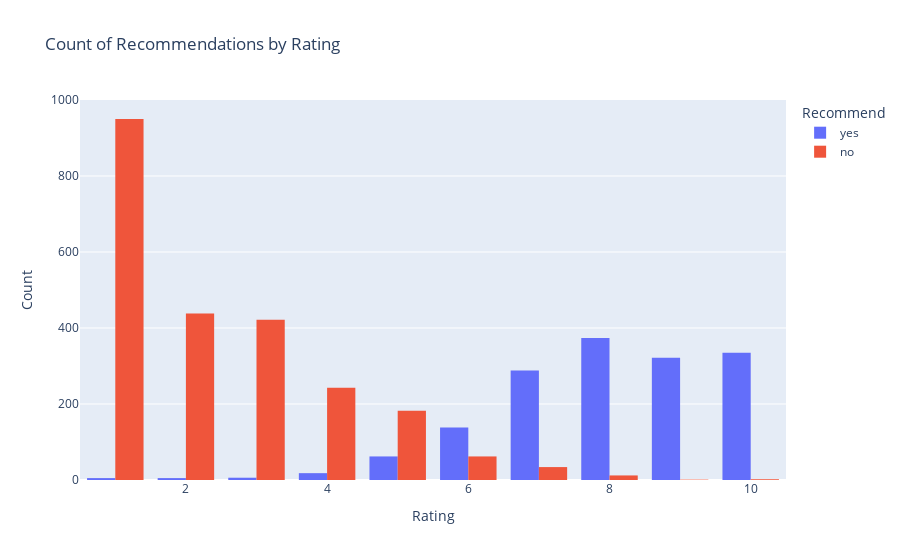

Notebook code for this chart:
### Code cell
# Create a count plot using Plotly
fig = px.histogram(
    reviews_df, 
    x='rating', 
    color='recommended', 
    barmode='group',
    histfunc='count',
    title='Count of Recommendations by Rating'
)

# Customize the layout
fig.update_layout(
    xaxis_title='Rating',
    yaxis_title='Count',
    legend_title='Recommend'
)

# Show the figure
fig.show()

### Figure 1 — Plotly figure (JSON) as saved in the notebook; plotly's stock layout.template omitted (floating-point values rounded to 4 significant figures; data arrays with more than 128 entries replaced by an {"elided": "..."} marker saying what was removed)
{"data": [{"alignmentgroup": "True", "bingroup": "x", "histfunc": "count", "hovertemplate": "recommended=yes<br>rating=%{x}<br>count=%{y}<extra></extra>", "legendgroup": "yes", "marker": {"color": "#636efa", "pattern": {"shape": ""}}, "name": "yes", "offsetgroup": "yes", "orientation": "v", "showlegend": true, "type": "histogram", "x": {"elided": "1553 int values"}, "xaxis": "x", "yaxis": "y"}, {"alignmentgroup": "True", "bingroup": "x", "histfunc": "count", "hovertemplate": "recommended=no<br>rating=%{x}<br>count=%{y}<extra></extra>", "legendgroup": "no", "marker": {"color": "#EF553B", "pattern": {"shape": ""}}, "name": "no", "offsetgroup": "no", "orientation": "v", "showlegend": true, "type": "histogram", "x": {"elided": "2346 int values"}, "xaxis": "x", "yaxis": "y"}], "layout": {"barmode": "group", "legend": {"title": {"text": "Recommend"}, "tracegroupgap": 0}, "title": {"text": "Count of Recommendations by Rating"}, "xaxis": {"anchor": "y", "domain": [0, 1], "title": {"text": "Rating"}}, "yaxis": {"anchor": "x", "domain": [0, 1], "title": {"text": "Count"}}}}
